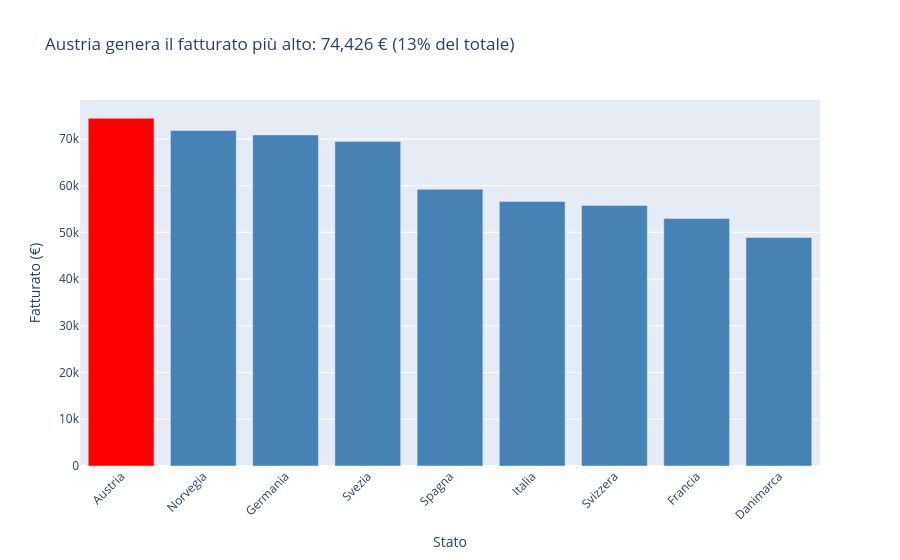

Write notebook code for a chart like this one.
### Code cell
### Plotly: grafico a barre interattivo del fatturato per stato, con quantità totale e numero di transazioni nel tooltip(hover).

# raggruppo per stato: fatturato, quantità totale, numero di transazioni
per_stato = (
    final_merge.groupby("State")
    .agg(
        Fatturato=("SalesAmount", "sum"),
        Quantita=("Quantity", "sum"),
        Transazioni=("SalesID", "count"),
    )
    .reset_index()
    .sort_values("Fatturato", ascending=False)
)

# trovo lo stato con il fatturato più alto (serve per il titolo)
stato_top = per_stato.iloc[0]["State"]
fatturato_top = per_stato.iloc[0]["Fatturato"]
quota = fatturato_top / per_stato["Fatturato"].sum() * 100

titolo = f"{stato_top} genera il fatturato più alto: {fatturato_top:,.0f} € ({quota:.0f}% del totale)"

# grafico a barre
fig = px.bar(
    per_stato,
    x="State",
    y="Fatturato",
    title=titolo,
    labels={"State": "Stato", "Fatturato": "Fatturato (€)"},
    hover_data={"Quantita": ":,.0f", "Transazioni": ":,", "Fatturato": ":,.0f"},
)

# evidenzio la barra più alta (la prima, perché ho ordinato)
colori = ["red"] + ["steelblue"] * (len(per_stato) - 1)
fig.update_traces(marker_color=colori)

fig.update_layout(xaxis_tickangle=-45)
fig.show()

### Figure 1 — Plotly figure (JSON) as saved in the notebook; plotly's stock layout.template omitted (floating-point values rounded to 4 significant figures)
{"data": [{"customdata": [[1399.0, 290.0], [1301.0, 256.0], [1227.0, 250.0], [1190.0, 241.0], [1108.0, 222.0], [965.0, 195.0], [977.0, 198.0], [939.0, 182.0], [830.0, 166.0]], "hovertemplate": "Stato=%{x}<br>Fatturato (€)=%{y:,.0f}<br>Quantita=%{customdata[0]:,.0f}<br>Transazioni=%{customdata[1]:,}<extra></extra>", "legendgroup": "", "marker": {"color": ["red", "steelblue", "steelblue", "steelblue", "steelblue", "steelblue", "steelblue", "steelblue", "steelblue"], "pattern": {"shape": ""}}, "name": "", "orientation": "v", "showlegend": false, "textposition": "auto", "type": "bar", "x": ["Austria", "Norvegia", "Germania", "Svezia", "Spagna", "Italia", "Svizzera", "Francia", "Danimarca"], "xaxis": "x", "y": [74430.0, 71800.0, 70870.0, 69480.0, 59230.0, 56600.0, 55770.0, 52990.0, 48900.0], "yaxis": "y"}], "layout": {"barmode": "relative", "legend": {"tracegroupgap": 0}, "title": {"text": "Austria genera il fatturato più alto: 74,426 € (13% del totale)"}, "xaxis": {"anchor": "y", "domain": [0, 1], "tickangle": -45, "title": {"text": "Stato"}}, "yaxis": {"anchor": "x", "domain": [0, 1], "title": {"text": "Fatturato (€)"}}}}
